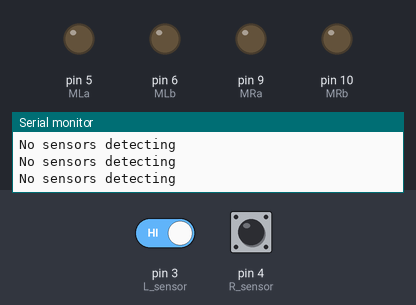
The sketch below on a simulated Arduino Uno, built with avr-gcc and run on an emulated ATmega328P. Shown: output pins drawn as LEDs (lit = HIGH), the last lines printed to the serial monitor. Dashed ring = blinking. Inputs (shaded band) come from the test bench; at power-on: pin 3 (L_sensor) HIGH, pin 4 (R_sensor) HIGH.

Above: at 1.2 s.
1.3 s: pin 3 (L_sensor) driven LOW
At 2.3 s:
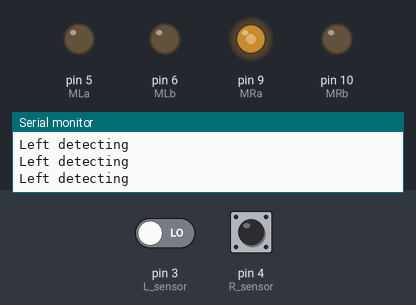
2.8 s: pin 4 (R_sensor) driven LOW
At 3.6 s:
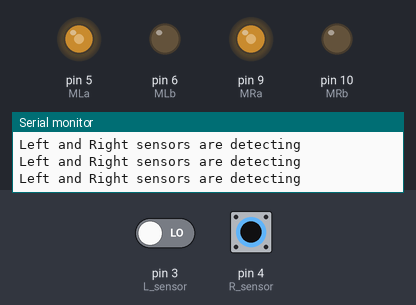
4.3 s: pin 3 (L_sensor) driven HIGH
At 5.2 s:
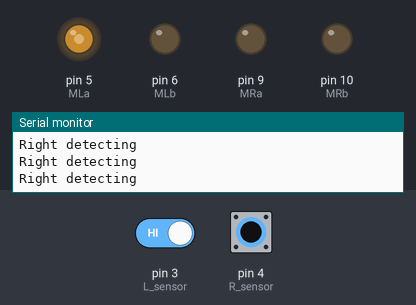
5.8 s: pin 4 (R_sensor) driven HIGH
At 6.5 s:
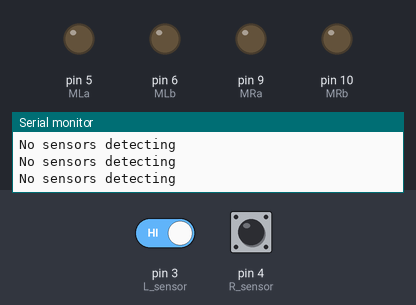
8.8 s: pin 3 (L_sensor) driven LOW and pin 4 (R_sensor) driven LOW
At 9.3 s:
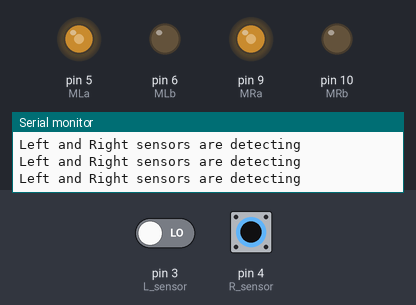
11.8 s: pin 4 (R_sensor) pulsed HIGH 2 times (0.12 s each, 0.3 s apart)
At 12.03 s:
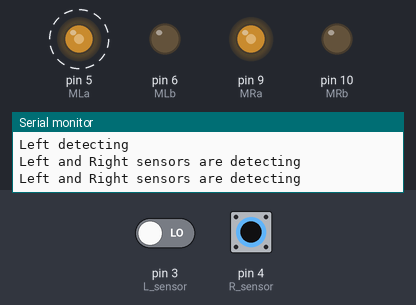
Timing chart, 0 to 14.8 s (numbered marks = the images above; inputs shaded):
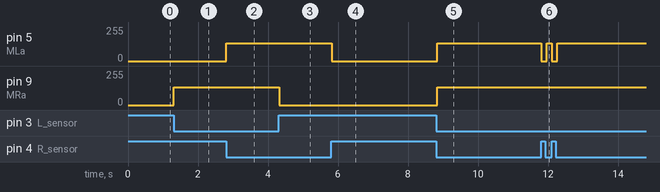

Measured:
- after the input at 1.3 s, pin 9 (MRa): 0/255 → 135/255 at once
- after the input at 2.8 s, pin 5 (MLa): 0/255 → 135/255 at once
- after the input at 4.3 s, pin 9 (MRa): 135/255 → 0/255 at once
- after the input at 5.8 s, pin 5 (MLa): 135/255 → 0/255 at once
- after the input at 8.8 s, pin 5 (MLa), pin 9 (MRa): 0/255 → 135/255 at once
- after the input at 11.8 s, pin 5 (MLa): alternates 135/255 for 0.15 s and 0/255 for 0.15 s, 4 changes in all, then stays 135/255, starting at once

The sketch:

Line_following.ino
```cpp
#define MLa 5 // Left motor 1st pin (PWM)
#define MLb 6 // Left motor 2nd pin (PWM)
#define MRa 9 // Right motor 1st pin (PWM)
#define MRb 10 // Right motor 2nd pin (PWM)
#define L_sensor 3 // Left IR sensor pin
#define R_sensor 4 // Right IR sensor pin

int motorSpeed = 135; // Set motor speed to 135 (PWM value)

void setup() {
  pinMode(MLa, OUTPUT);
  pinMode(MLb, OUTPUT);
  pinMode(MRa, OUTPUT);
  pinMode(MRb, OUTPUT);
  pinMode(L_sensor, INPUT);
  pinMode(R_sensor, INPUT);
  Serial.begin(9600);
}

void loop() {
  if ((digitalRead(L_sensor) == LOW) && (digitalRead(R_sensor) == LOW)) {
    Serial.println("Left and Right sensors are detecting");
    analogWrite(MLa, motorSpeed);  // Left motor forward
    analogWrite(MLb, 0);           // No reverse for left motor
    analogWrite(MRa, motorSpeed);  // Right motor forward
    analogWrite(MRb, 0);           // No reverse for right motor
  }
  else if ((digitalRead(L_sensor) == LOW) && (digitalRead(R_sensor) == HIGH)) {
    Serial.println("Left detecting");
    analogWrite(MLa, 0);           // Stop left motor
    analogWrite(MLb, 0);           // No reverse for left motor
    analogWrite(MRa, motorSpeed);  // Right motor forward
    analogWrite(MRb, 0);           // No reverse for right motor
  }
  else if ((digitalRead(L_sensor) == HIGH) && (digitalRead(R_sensor) == LOW)) {
    Serial.println("Right detecting");
    analogWrite(MLa, motorSpeed);  // Left motor forward
    analogWrite(MLb, 0);           // No reverse for left motor
    analogWrite(MRa, 0);           // Stop right motor
    analogWrite(MRb, 0);           // No reverse for right motor
  }
  else {
    Serial.println("No sensors detecting");
    analogWrite(MLa, 0);           // Stop left motor
    analogWrite(MLb, 0);           // No reverse for left motor
    analogWrite(MRa, 0);           // Stop right motor
    analogWrite(MRb, 0);           // No reverse for right motor
  }
  delay(50); // Small delay to stabilize motor response
}
```
